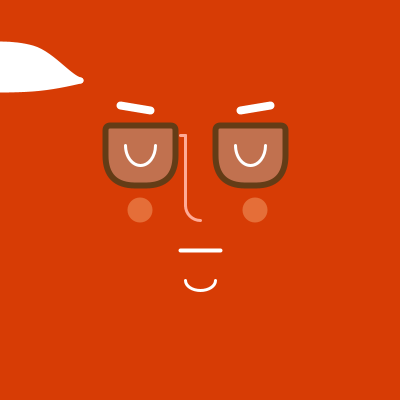
Frame 1 (no input)
Frame 60 (the mouse pressed at the canvas centre just before this capture): identical to frame 1, image omitted
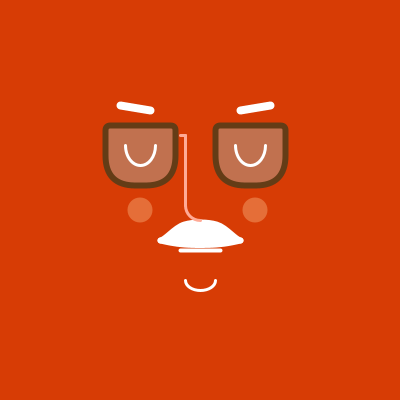
Frame 120 (the mouse held since frame 60 and released just before this capture)

The Processing sketch that drew these frames (run headless with seeded random() and noise(); from frame 60 on, the mouse is pressed at the canvas centre):

// Processing sketch: processing_109465
// ── processing_109465.pde

//Lauren Hartman
//lmhartma@andrew.cmu.edu
//© Lauren Hartman, September 2013

void setup()
{
  size (400, 400);
  background (77, 76, 74);
}

void draw ()
{
  prepScreen();//signature of the definition
  
  if (mouseX !=0 && mouseY !=0);
  {
    figure (mouseX, mouseY, width-mouseX, height-mouseY);
    figure(mouseY, mouseX, width-mouseX, height-mouseY);
  } 
}

void prepScreen()//the definition (action) of the signature
{
  fill(77, 76, 74, 10);
  rect (0,0, width, height);
}

void figure ( float x, float y, float wd, float ht)
{
// setup
size (400, 400);
rectMode (CENTER);
background (215,60,5);
smooth ();

//variables

//circle
noFill ();
noStroke ();
ellipse (x,y,wd,ht);

// the 'stache
fill (255,255,255);
stroke(255,255,255);
strokeWeight(6);
beginShape ();
  curveVertex(x - wd* .25,  y + ht* .16);
  curveVertex(x - wd* .20,  y + ht* .20);
  curveVertex(x - wd* .08,  y + ht* .12);
  curveVertex(x + wd* .08,  y + ht* .12);
  curveVertex(x + wd* .20,  y + ht* .20);
  curveVertex(x + wd* .25,  y + ht* .16);
endShape();
beginShape ();
fill (255,255,255);
stroke (255,255,255);
strokeWeight (6);
  curveVertex(x - wd* .25,  y + ht* .18);
  curveVertex(x - wd* .20,  y + ht* .20);
  curveVertex(x - wd* .08,  y + ht* .22);
  curveVertex(x + wd* .08,  y + ht* .22);
  curveVertex(x + wd* .20,  y + ht* .20);
  curveVertex(x + wd* .25,  y + ht* .18);
endShape();

//nose, 'L'
stroke (255, 170, 150);
noFill ();
strokeWeight (3);
line(180, 135, 185, 135);
strokeWeight(3);
line(185, 135, 185, 205);
noFill();
strokeWeight(3);
arc(200, 205, 30, 30, HALF_PI, PI);

//glasses
fill (140, 240, 255, 75);
stroke (100, 60,22);
strokeWeight (6);
rect (140,155,70,60, 5,5,40,40); //L
rect (250,155,70,60, 5,5,40,40); //R

//eyes
noFill();
stroke (255,255,255);
strokeWeight(3);
arc(140, 145, 30, 40, 0, PI, OPEN);//L
arc(250, 145, 30, 40, 0, PI, OPEN);//R

//eye brows
noFill();
stroke (255,255,255);
strokeWeight(8);
line(120, 105, 150, 110);//L
line(240, 110, 270, 105);//R

//cheeks
noStroke();
  fill(255, 200, 150, 90);
  ellipse(140, 210, 25, 25); //L
  ellipse(255, 210, 25, 25); //R

//mouth
noFill();
stroke (255,255,255);
strokeWeight(4);
line(180, 250, 220, 250);//L
  
//chin
noFill();
stroke (255,255,255);
strokeWeight(3);
arc(200, 280, 30, 20, 0, PI, OPEN);
}
